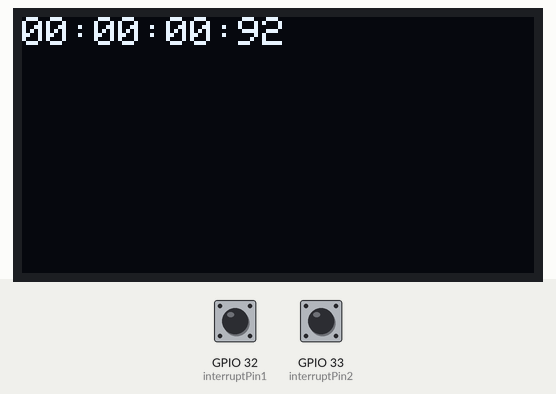
The program below on a simulated ESP32. Parts: 128×64 one-colour display. Inputs (shaded band) come from the test bench; at power-on: GPIO 33 (interruptPin2) LOW, GPIO 32 (interruptPin1) LOW.

Above: at 1.2 s.
1.3 s: GPIO 33 (interruptPin2) pulled HIGH for 0.15 s
At 1.72 s:
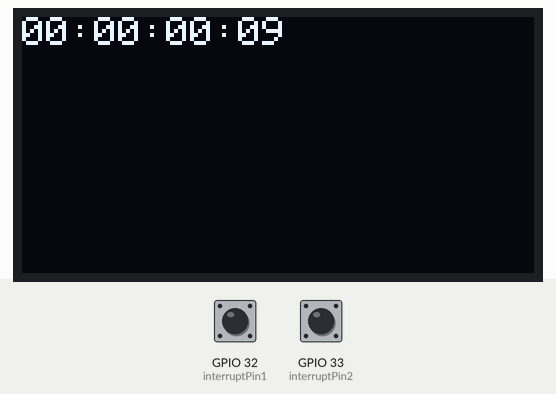
2.0 s: GPIO 33 (interruptPin2) pulled HIGH for 1 s
At 3.56 s:
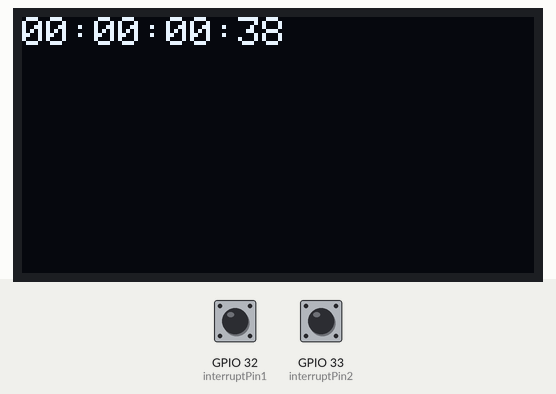
Timing chart, 0 to 5.1 s (numbered marks = the images above; inputs shaded):
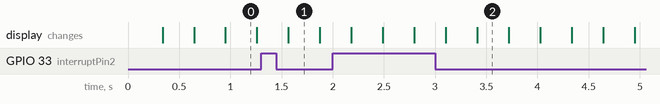

The program:

main.cpp
```cpp
#include <Arduino.h>
#include <Adafruit_SSD1306.h>

hw_timer_t *Timer0_Cfg = NULL;

Adafruit_SSD1306 oled(128, 64, &Wire, -1);

boolean countEnabled= true;

int timeStamp = 0;

const int interruptPin1 = 32; // Pin for interrupt 1
const int interruptPin2 = 33; // Pin for interrupt 2


void stopCount() {
  countEnabled = false; // Disable counting
}

void startCount() {
  countEnabled = true; // Disable counting
}

void resetCount() {
  timeStamp = 0; // Reset count
}

void IRAM_ATTR Timer0_ISR()
{
  if (countEnabled){
    timeStamp = timeStamp + 1;
  }
}

void setup()
{
  Serial.begin(9600);

  Timer0_Cfg = timerBegin(0, 80, true);
  timerAttachInterrupt(Timer0_Cfg, &Timer0_ISR, true);
  timerAlarmWrite(Timer0_Cfg, 10000, true);
  timerAlarmEnable(Timer0_Cfg);

  pinMode(interruptPin1, INPUT_PULLDOWN); // Set interrupt pin 1 as input with internal pull-up resistor
  pinMode(interruptPin2, INPUT_PULLDOWN); // Set interrupt pin 2 as input with internal pull-up resistor

  attachInterrupt(digitalPinToInterrupt(interruptPin1), stopCount, FALLING); // Attach interrupt on pin 32, falling edge
  attachInterrupt(digitalPinToInterrupt(interruptPin1), startCount, RISING);
  attachInterrupt(digitalPinToInterrupt(interruptPin2), resetCount, FALLING); // Attach interrupt on pin 33, falling edge


  if (!oled.begin(SSD1306_SWITCHCAPVCC, 0x3C))
  {
    Serial.println("OLED FAILED");
  }
  oled.clearDisplay();
  oled.setTextColor(SSD1306_WHITE);
  oled.write("Starting Up");
  oled.display();
}

void loop()
{
  // Assuming timeStamp is an integer representing hundredths of a second
int totalSeconds = timeStamp / 100;
int hours = totalSeconds / 3600;
int minutes = (totalSeconds % 3600) / 60;
int seconds = totalSeconds % 60;
int hundredths = timeStamp % 100;

// Format the time as HH:MM:SS:SS
char formattedTime[12]; // 11 characters for HH:MM:SS:SS and 1 for the null terminator
sprintf(formattedTime, "%02d:%02d:%02d:%02d", hours, minutes, seconds, hundredths);

oled.clearDisplay();
oled.setCursor(0, 0);
oled.print(formattedTime);
oled.display();
}
```
